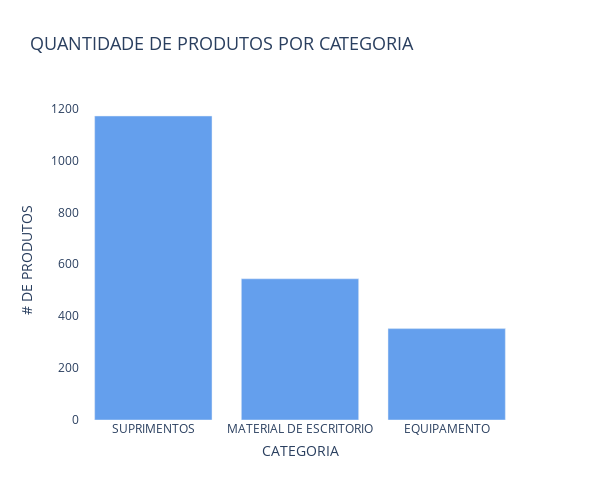

Notebook code for this chart:
### Markdown cell above
### Distribution of quantity of existing products per category

### Code cell
count = df['CATEGORIA'].value_counts().to_list()

bar = go.Figure(go.Bar(
    x=['SUPRIMENTOS', 'MATERIAL DE ESCRITORIO', 'EQUIPAMENTO'],
    y=count,
    marker=dict(color= 'rgba(100, 159, 237, 1)')))

bar.layout.update(title=dict(text="QUANTIDADE DE PRODUTOS POR CATEGORIA"), title_font=dict(size=18),
                  plot_bgcolor='rgba(0, 0, 0, 0)',
                  xaxis=dict(title="CATEGORIA", title_standoff=10),
                  yaxis=dict(title="# DE PRODUTOS"),
                  width = 600, height=500)
bar.show()

### Figure 1 — Plotly figure (JSON) as saved in the notebook; plotly's stock layout.template omitted (floating-point values rounded to 4 significant figures)
{"data": [{"marker": {"color": "rgba(100, 159, 237, 1)"}, "type": "bar", "x": ["SUPRIMENTOS", "MATERIAL DE ESCRITORIO", "EQUIPAMENTO"], "y": [1171, 544, 352, 320]}], "layout": {"height": 500, "plot_bgcolor": "rgba(0, 0, 0, 0)", "title": {"font": {"size": 18}, "text": "QUANTIDADE DE PRODUTOS POR CATEGORIA"}, "width": 600, "xaxis": {"title": {"standoff": 10, "text": "CATEGORIA"}}, "yaxis": {"title": {"text": "# DE PRODUTOS"}}}}
